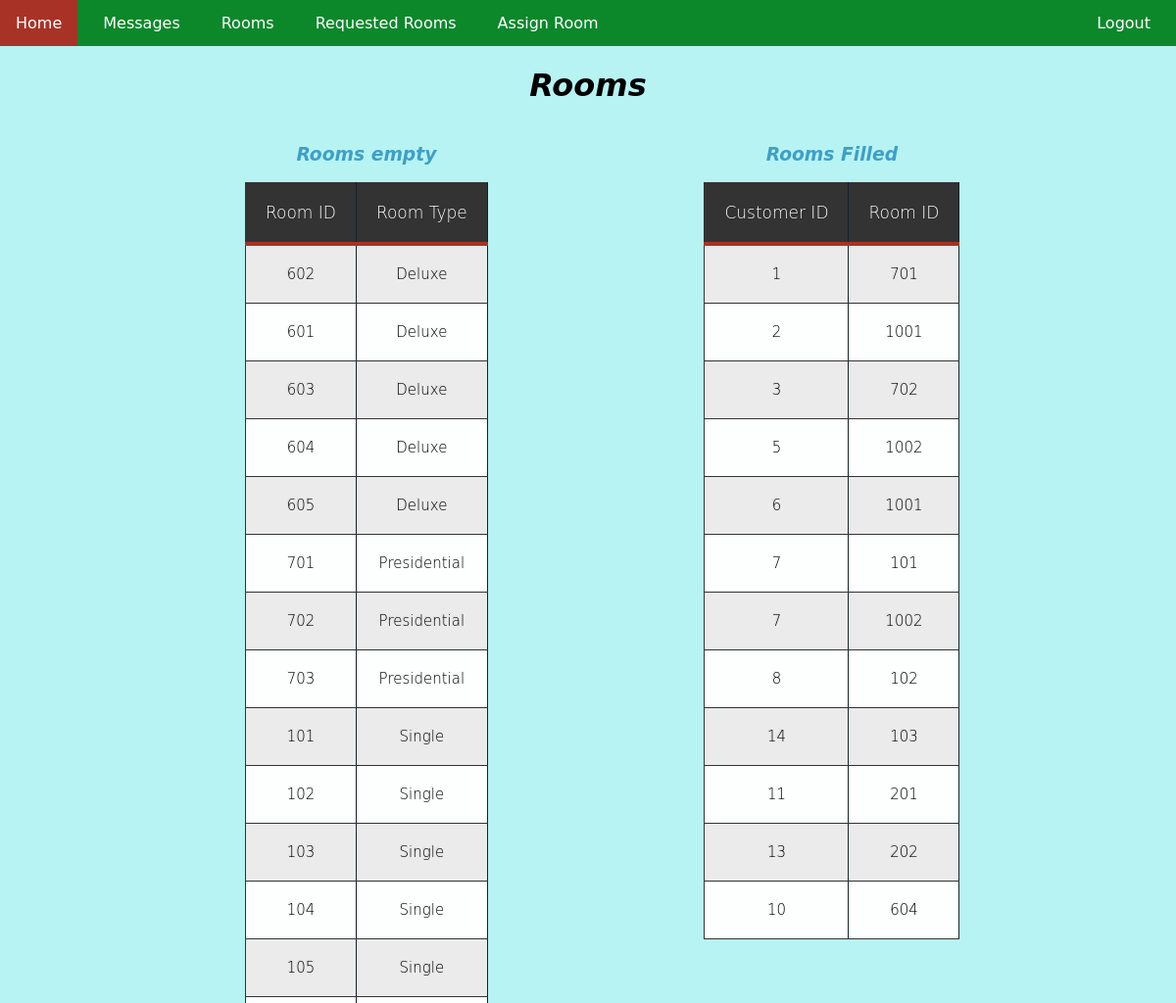
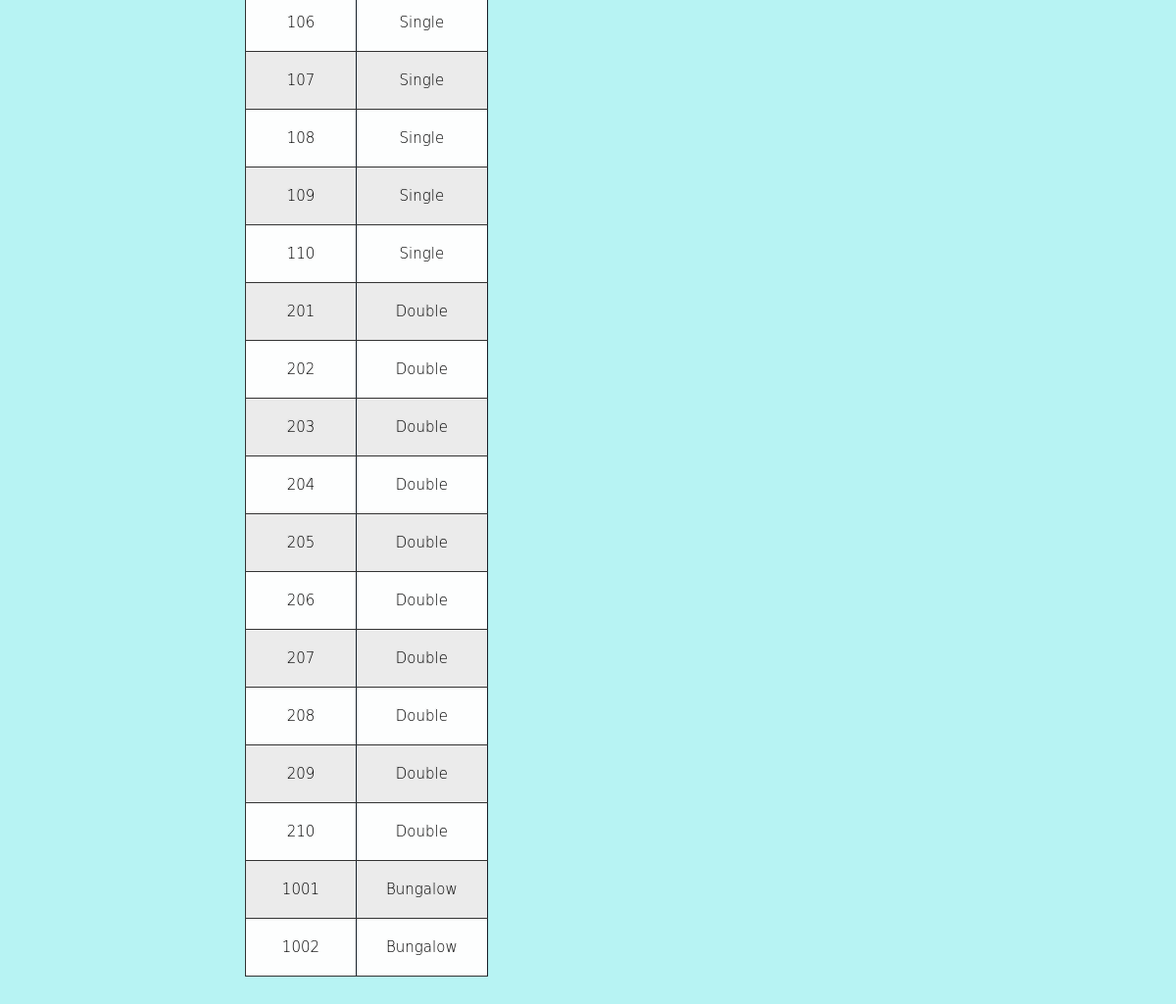
The app's page /mroomview.php with its own data (2 pictures, top to bottom).
### tables this page shows
CREATE TABLE `resort_rooms` (
  `Room_id` int(11) NOT NULL,
  `Type` varchar(20) DEFAULT NULL
);

CREATE TABLE `assigned_rooms` (
  `customer_id` int(11) NOT NULL,
  `room_id` int(11) NOT NULL
);

### mroomview.php (the view, shortened to what this page needs)
<!DOCTYPE html>
<html lang="en">
<head>
   <link rel="stylesheet" href="style.css">
   <link rel="stylesheet" href="//netdna.bootstrapcdn.com/font-awesome/4.2.0/css/font-awesome.min.css">
</head>
<body>
   <header>
      <div class="navbar">
         <nav>
            <ul>
               <li id="title"><a href="Login.php">Logout</a></li>
               <li><a href="index.php"> Home </a></li>
               <li><a href="msg.php"> Messages </a></li>
               <li><a href="mroomview.php"> Rooms </a></li>
               <li><a href="managerview.php">Requested Rooms</a></li>
               <li><a href="assignroom.php"> Assign Room </a></li>
            </ul>
         </nav>
      </div>
   </header>
<?php
 include "connect.php";
 if(!mysqli_connect_errno())
 {
   $reviews = mysqli_query($con, "SELECT * FROM resort_rooms");
 }
?>
  <center><h1>Rooms</h1></center>
<div >
   <table class="left">
      <caption><h3>Rooms empty</h3></caption>
     <thead>
       <th>Room ID</th>
       <th>Room Type</th>
     </thead>
     <tbody>
       <?php
         foreach($reviews as $review)
         { ?>
           <tr>
             <td> <?php echo $review['Room_id'];?></td>
             <td> <?php echo $review['Type'];?></td>
           </tr>
           <?php
         };
        ?>
        <?php
         if(!mysqli_connect_errno())
         {
           $reviews = mysqli_query($con, "SELECT * FROM assigned_rooms");
         }
        ?>
   <table class="right">
      <caption><h3>Rooms Filled</h3></caption>
     <thead>
      <th>Customer ID</th>
      <th>Room ID</th>
     </thead>
     <tbody>
      <?php
         foreach($reviews as $review)
         { ?>
           <tr>
             <td> <?php echo $review['customer_id'];?></td>
             <td> <?php echo $review['room_id'];?></td>
           </tr>
           <?php
         };
        ?>
</div>

### style.css (style rules this page uses)
body { background-color: #b7f3f3; margin: 0 auto; text-align: center; font-family: "Lucida Grande", "Lucida Sans Unicode", "Lucida Sans", "DejaVu Sans", Verdana, sans-serif; }
#title { float: right; }
nav { background-color: rgb(12, 136, 43); max-width: 100%; }
nav ul { list-style-type: none; margin: 0 auto; padding: 0; overflow: hidden; }
nav ul li { float: left; }
nav ul li a { display: block; font-family:"Lucida Grande", "Lucida Sans Unicode", "Lucida Sans", "DejaVu Sans", Verdana, sans-serif; color: white; text-align: center; padding: 14px 16px; text-decoration: none; margin-right: 10px; }
h1 { font-family:"Lucida Grande", "Lucida Sans Unicode", "Lucida Sans", "DejaVu Sans", Verdana, sans-serif; font-style: oblique; }
table , th ,td { border: 1px solid #333; border-collapse: collapse; margin: 0 auto; margin-bottom: 100px; }
th,td { padding: 5px; }
th { background-color: #333; color: white; border-bottom:4px solid #A93226; border-right: 1.2px solid #17202A; font-size:17px; font-weight: 200; padding:20px; text-align:center; text-shadow: 0 1px 1px rgba(0, 0, 0, 0.1); vertical-align:middle; }
tr:first-child { border-top:none; }
tr:last-child { border-bottom:none; }
tr:nth-child(odd) td { background:#EBEBEB; }
tr:last-child td:first-child { border-bottom-left-radius:3px; }
tr:last-child td:last-child { border-bottom-right-radius:3px; }
td { background:#FDFEFE; padding:20px; text-align:center; vertical-align:middle; font-weight:100; font-size:15px; text-shadow: -1px -1px 1px rgba(0, 0, 0, 0.1); border-right: 1.5px solid #17202A; }
div .left { float: left; margin-left: 250px; }
h3 { color: rgb(63, 159, 197); font-style: italic; font-family: "Lucida Grande", "Lucida Sans Unicode", "Lucida Sans", "DejaVu Sans", Verdana, sans-serif; }

### records on screen
resort_rooms: Room_id "602", Type "Deluxe"
resort_rooms: Room_id "601", Type "Deluxe"
resort_rooms: Room_id "603", Type "Deluxe"
resort_rooms: Room_id "604", Type "Deluxe"
resort_rooms: Room_id "605", Type "Deluxe"
resort_rooms: Room_id "701", Type "Presidential"
resort_rooms: Room_id "702", Type "Presidential"
resort_rooms: Room_id "703", Type "Presidential"
resort_rooms: Room_id "101", Type "Single"
resort_rooms: Room_id "102", Type "Single"
resort_rooms: Room_id "103", Type "Single"
resort_rooms: Room_id "104", Type "Single"
resort_rooms: Room_id "105", Type "Single"
resort_rooms: Room_id "106", Type "Single"
resort_rooms: Room_id "107", Type "Single"
resort_rooms: Room_id "108", Type "Single"
resort_rooms: Room_id "109", Type "Single"
resort_rooms: Room_id "110", Type "Single"
resort_rooms: Room_id "201", Type "Double"
resort_rooms: Room_id "202", Type "Double"
resort_rooms: Room_id "203", Type "Double"
resort_rooms: Room_id "204", Type "Double"
resort_rooms: Room_id "205", Type "Double"
resort_rooms: Room_id "206", Type "Double"
resort_rooms: Room_id "207", Type "Double"
resort_rooms: Room_id "208", Type "Double"
resort_rooms: Room_id "209", Type "Double"
resort_rooms: Room_id "210", Type "Double"
resort_rooms: Room_id "1001", Type "Bungalow"
resort_rooms: Room_id "1002", Type "Bungalow"
assigned_rooms: customer "1", room "701"
assigned_rooms: customer "2", room "1001"
assigned_rooms: customer "3", room "702"
assigned_rooms: customer "5", room "1002"
assigned_rooms: customer "6", room "1001"
assigned_rooms: customer "7", room "101"
assigned_rooms: customer "7", room "1002"
assigned_rooms: customer "8", room "102"
assigned_rooms: customer "14", room "103"
assigned_rooms: customer "11", room "201"
assigned_rooms: customer "13", room "202"
assigned_rooms: customer "10", room "604"
